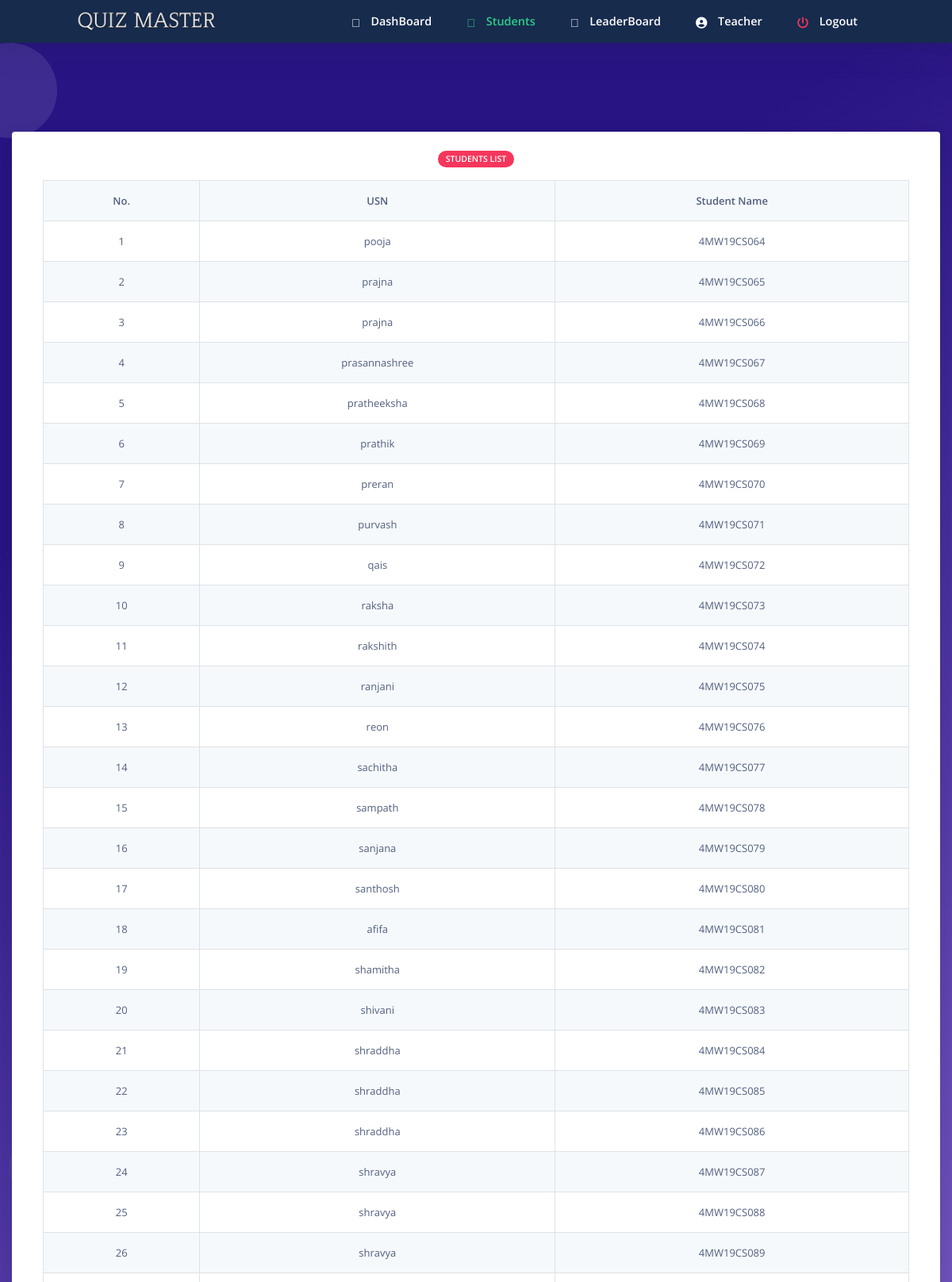
The page /teacher/studentsList.php (signed in, upper part) on the database its author committed.
### tables this page shows
CREATE TABLE `instructor` (
  `instructorID` int(11) NOT NULL,
  `name` varchar(255) NOT NULL,
  `username` varchar(255) NOT NULL,
  `ipassword` varchar(255) NOT NULL
);

CREATE TABLE `student` (
  `studentID` int(11) NOT NULL,
  `studentName` varchar(255) NOT NULL,
  `spassword` varchar(255) NOT NULL,
  `matrixNum` varchar(255) NOT NULL
);

### teacher/studentsList.php (the view, shortened to what this page needs)
<html>
<?php require ("header.php");?>
<?php
require_once 'sql.php';
$id = $_SESSION["instructorID"];
$sql = "SELECT * FROM `instructor`
        WHERE `instructorID` = $id";
 $res = mysqli_query($conn,$sql);
    if ($res == true) {
        global $tname;
        while ($row = mysqli_fetch_array($res)) {
            $tname = $row['name'];
        }
    }
?>
  <body class="bg-white" id="top">
    <nav
      id="navbar-main"
      class="
        navbar navbar-main navbar-expand-lg
        bg-default
        navbar-light
        position-sticky
        top-0
        shadow
        py-0
      "
    >
      <div class="container">
        <ul class="navbar-nav navbar-nav-hover align-items-lg-center">
          <li class="nav-item dropdown">
            <a href="index.php" class="navbar-brand mr-lg-5 text-white">
                               <img src="../assets/img/navbar.png" />
            </a>
          </li>
        </ul>
        <div class="navbar-collapse collapse bg-default" id="navbar_global">
          <ul class="navbar-nav align-items-lg-center ml-auto">
				 <li class="nav-item">
              <a href="home.php" class="nav-link">
                <span class="text-white nav-link-inner--text font-weight-bold"
                  ><i class="text-white fad fa-home"></i> DashBoard</span
                >
              </a>
            </li>
			 <li class="nav-item">
              <a href="studentslist.php" class="nav-link">
                <span class="text-success nav-link-inner--text font-weight-bold"
                  ><i class="text-success fad fa-poll"></i> Students</span
                >
              </a>
            </li>
			 <li class="nav-item">
              <a href="leaderboard.php" class="nav-link">
                <span class="text-white nav-link-inner--text font-weight-bold"
                  ><i class="text-white fad fa-award"></i> LeaderBoard</span
                >
              </a>
            </li>
			 <li class="nav-item">
              <a href="profile.php" class="nav-link">
                <span class="text-white nav-link-inner--text font-weight-bold"
                  ><i class="text-white fas fa-user-circle"></i> <?php echo $tname ?></span
                >
              </a>
            </li>
		   <li class="nav-item">
              <a href="logout.php" class="nav-link">
                <span class="text-white nav-link-inner--text font-weight-bold"
                  ><i class="text-danger fas fa-power-off"></i> Logout</span
                >
              </a>
            </li>
          </ul>
        </div>
      </div>
    </nav>
  <section class="section section-shaped section-lg">
    <div class="shape shape-style-1 shape-primary">
      <span></span>
      <span></span>
      <span></span>
      <span></span>
      <span></span>
    </div>
<div class="container-fluid">
<div class="row">
            <div class="col-sm-12 mb-3">
              <div class="card card-body bg-gradient-white text-white mt-3">
			  <div class="col-12 mx-auto text-center">
            <span class="badge badge-danger badge-pill mb-3">Students List</span>
<div class="table-responsive" >
		  <table id="myTable" class="table table-striped table-hover table-bordered text-center">
                    <tr class="font-weight-bold">
                        <th>No.</th><th>USN</th><th>Student Name</th>
                    </tr>
                    <?php
						$query = "SELECT * FROM student
						ORDER BY studentID ";
						$result = $conn->query($query);
                        if($result-> num_rows >0) {
                        $i = 1;
                        while ($row = $result-> fetch_assoc()) {
                    ?>
                    <tr>
                        <td><?php echo $row["studentID"]?></td>
                        <td><?php echo $row["studentName"]?></td>
                        <td><?php echo $row["matrixNum"]?></td>
                    </tr>
                   <?php $i++; }
                   }?>
                </table>
			</div>
          </div>
                  </div>
                </div>
              </div>
    </div>
</section>
</body>
</html>

### rows shown on the page
instructor: name "Teacher"
student: studentID "1", studentName "pooja", matrixNum "4MW19CS064"
student: studentID "2", studentName "prajna", matrixNum "4MW19CS065"
student: studentID "3", studentName "prajna", matrixNum "4MW19CS066"
student: studentID "4", studentName "prasannashree", matrixNum "4MW19CS067"
student: studentID "5", studentName "pratheeksha", matrixNum "4MW19CS068"
student: studentID "6", studentName "prathik", matrixNum "4MW19CS069"
student: studentID "7", studentName "preran", matrixNum "4MW19CS070"
student: studentID "8", studentName "purvash", matrixNum "4MW19CS071"
student: studentID "9", studentName "qais", matrixNum "4MW19CS072"
student: studentID "10", studentName "raksha", matrixNum "4MW19CS073"
student: studentID "11", studentName "rakshith", matrixNum "4MW19CS074"
student: studentID "12", studentName "ranjani", matrixNum "4MW19CS075"
student: studentID "13", studentName "reon", matrixNum "4MW19CS076"
student: studentID "14", studentName "sachitha", matrixNum "4MW19CS077"
student: studentID "15", studentName "sampath", matrixNum "4MW19CS078"
student: studentID "16", studentName "sanjana", matrixNum "4MW19CS079"
student: studentID "17", studentName "santhosh", matrixNum "4MW19CS080"
student: studentID "18", studentName "afifa", matrixNum "4MW19CS081"
student: studentID "19", studentName "shamitha", matrixNum "4MW19CS082"
student: studentID "20", studentName "shivani", matrixNum "4MW19CS083"
student: studentID "21", studentName "shraddha", matrixNum "4MW19CS084"
student: studentID "22", studentName "shraddha", matrixNum "4MW19CS085"
student: studentID "23", studentName "shraddha", matrixNum "4MW19CS086"
student: studentID "24", studentName "shravya", matrixNum "4MW19CS087"
student: studentID "25", studentName "shravya", matrixNum "4MW19CS088"
student: studentID "26", studentName "shravya", matrixNum "4MW19CS089"
